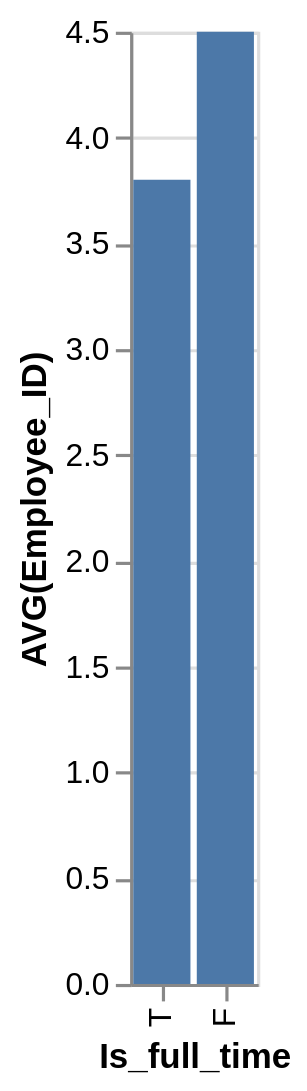

Source (Vega-Lite JSON):
### Vega-Lite specification from a JSON file in a GitHub repository (floating-point values rounded to 4 significant figures)
{"data": {"values": [{"x_data": "T", "y_data": 3.8}, {"x_data": "F", "y_data": 4.5}]}, "mark": "bar", "encoding": {"x": {"field": "x_data", "type": "nominal", "title": "Is_full_time", "sort": "descending"}, "y": {"field": "y_data", "type": "quantitative", "title": "AVG(Employee_ID)"}}}
